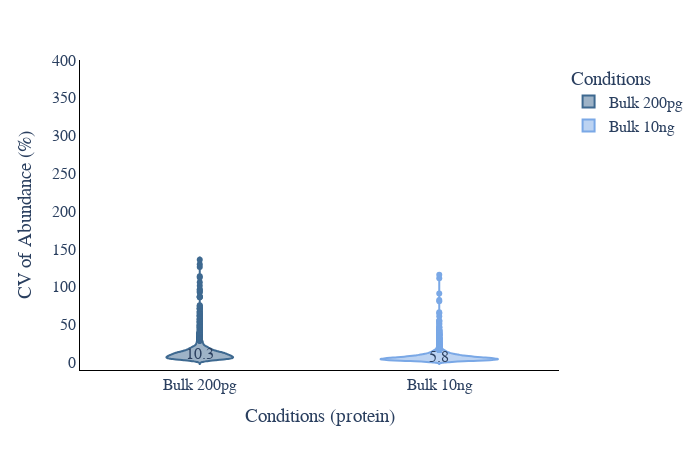

This figure's notebook cell:
### Code cell
# CV violin plot
plot_options={    
        "median label": "True", #only works for total and MS2, can be found in CV_summary if you set WRITE_OUTPUT = True
        "box": False,
        "X Title": "Conditions (protein)",
        "Y Title": "CV of Abundance (%)",
        "color": ["#3E6990", "#7aa8e6","#C6878F", "#fac8d3","#AABD8C", "#E9E3B4",  "#F39B6D", "#C6878F", "pink",
                  "orange", "brown", "pink", "gray", "olive", "cyan", "black","red",
                  "yellow","green","blue","indigo","violet"],
        "width": 700,
        "height": 450,
        "font": dict(size=16, family="Arial black"),
        "ylimits": [-10, 400],
        "CV mode": "MS2",#grouped, total, MS2, grouped_stacked, stacked
        "Group By X": "Gradient Length", #ID_Mode does MS2 vs MBR
        "Group By Color": "Acquisition Mode",#ID_Mode does MS2 vs MBR
        "Group By Stack": "ID_Mode" #ID_Mode does MS2 vs MBR
    }
plot_options["plot_type"] = 1 # 1 is protein, 2 is peptide
figure, _, _ =CV_plots(data_obj, plot_options, saved_settings,username="10min")
figure.show()

### Figure 1 — Plotly figure (JSON) as saved in the notebook; plotly's stock layout.template omitted (floating-point values rounded to 4 significant figures; data arrays with more than 128 entries replaced by an {"elided": "..."} marker saying what was removed)
{"data": [{"alignmentgroup": "True", "box": {"visible": false}, "hovertemplate": "Conditions=%{x}<br>CV=%{y}<extra></extra>", "legendgroup": "Bulk 200pg", "marker": {"color": "#3E6990"}, "name": "Bulk 200pg", "offsetgroup": "Bulk 200pg", "orientation": "v", "scalegroup": "True", "showlegend": true, "type": "violin", "x": {"elided": "2488 str values"}, "x0": " ", "xaxis": "x", "y": {"elided": "2488 float values"}, "y0": " ", "yaxis": "y"}, {"alignmentgroup": "True", "box": {"visible": false}, "hovertemplate": "Conditions=%{x}<br>CV=%{y}<extra></extra>", "legendgroup": "Bulk 10ng", "marker": {"color": "#7aa8e6"}, "name": "Bulk 10ng", "offsetgroup": "Bulk 10ng", "orientation": "v", "scalegroup": "True", "showlegend": true, "type": "violin", "x": {"elided": "5526 str values"}, "x0": " ", "xaxis": "x", "y": {"elided": "5526 float values"}, "y0": " ", "yaxis": "y"}], "layout": {"annotations": [{"showarrow": false, "text": "5.8", "x": "Bulk 10ng", "y": 6.618}, {"showarrow": false, "text": "10.3", "x": "Bulk 200pg", "y": 11.79}], "font": {"family": "Arial black", "size": 16}, "height": 450, "legend": {"title": {"text": "Conditions"}, "tracegroupgap": 0}, "margin": {"t": 60}, "paper_bgcolor": "white", "plot_bgcolor": "white", "showlegend": true, "violinmode": "overlay", "width": 700, "xaxis": {"anchor": "y", "categoryarray": ["Bulk 200pg", "Bulk 10ng"], "categoryorder": "array", "domain": [0, 1], "linecolor": "black", "linewidth": 1, "showline": true, "title": {"text": "Conditions (protein)"}}, "yaxis": {"anchor": "x", "domain": [0, 1], "linecolor": "black", "linewidth": 1, "range": [-10, 400], "showline": true, "title": {"text": "CV of Abundance (%)"}}}}
